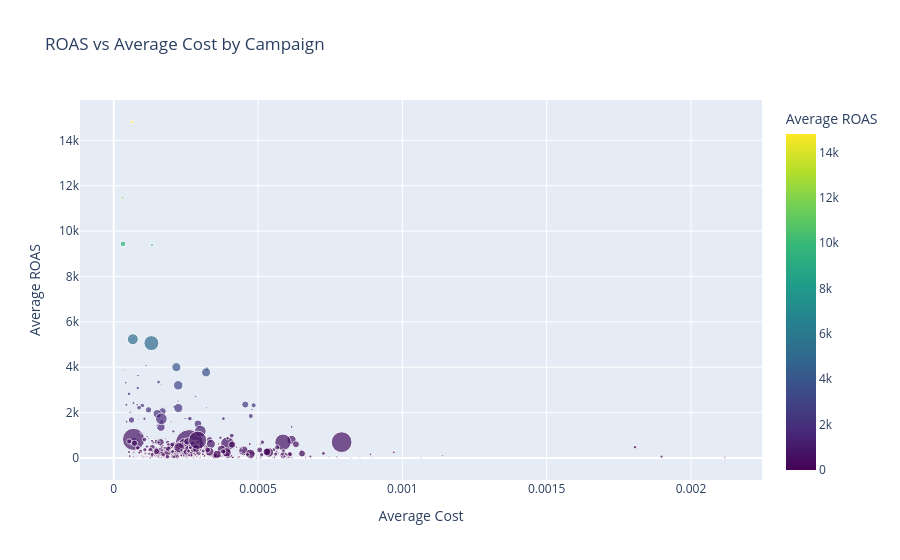

Notebook code for this chart:
### Markdown cell above
# Chart 3: ROAS efficiency scatter

### Code cell
# Calculate ROAS on the fly
df['roas'] = df.apply(
    lambda row: row['conversion'] / row['cost']
    if pd.notnull(row['cost']) and row['cost'] > 0 else None,
    axis=1
)

campaign_roas = df[df['roas'].notna()].groupby('campaign').agg(
    avg_roas=('roas', 'mean'),
    avg_cost=('cost', 'mean'),
    total_conversions=('conversion', 'sum')
).reset_index()

fig = px.scatter(
    campaign_roas,
    x='avg_cost',
    y='avg_roas',
    size='total_conversions',
    color='avg_roas',
    hover_data=['campaign'],
    title='ROAS vs Average Cost by Campaign',
    labels={'avg_cost': 'Average Cost', 'avg_roas': 'Average ROAS'},
    color_continuous_scale='viridis'
)
fig.write_html('../charts/m3_roas_scatter.html')
fig.show()
print("Chart 3 saved")

### Figure 1 — Plotly figure (JSON) as saved in the notebook; plotly's stock layout.template omitted (floating-point values rounded to 4 significant figures; data arrays with more than 128 entries replaced by an {"elided": "..."} marker saying what was removed)
{"data": [{"customdata": {"elided": "648x1 str values"}, "hovertemplate": "Average Cost=%{x}<br>Average ROAS=%{marker.color}<br>total_conversions=%{marker.size}<br>campaign=%{customdata[0]}<extra></extra>", "legendgroup": "", "marker": {"color": {"elided": "648 float values"}, "coloraxis": "coloraxis", "size": {"elided": "648 int values"}, "sizemode": "area", "sizeref": 1.087, "symbol": "circle"}, "mode": "markers", "name": "", "orientation": "v", "showlegend": false, "type": "scatter", "x": {"elided": "648 float values"}, "xaxis": "x", "y": {"elided": "648 float values"}, "yaxis": "y"}], "layout": {"coloraxis": {"colorbar": {"title": {"text": "Average ROAS"}}, "colorscale": [[0, "#440154"], [0.1111, "#482878"], [0.2222, "#3e4989"], [0.3333, "#31688e"], [0.4444, "#26828e"], [0.5556, "#1f9e89"], [0.6667, "#35b779"], [0.7778, "#6ece58"], [0.8889, "#b5de2b"], [1, "#fde725"]]}, "legend": {"itemsizing": "constant", "tracegroupgap": 0}, "title": {"text": "ROAS vs Average Cost by Campaign"}, "xaxis": {"anchor": "y", "domain": [0, 1], "title": {"text": "Average Cost"}}, "yaxis": {"anchor": "x", "domain": [0, 1], "title": {"text": "Average ROAS"}}}}
